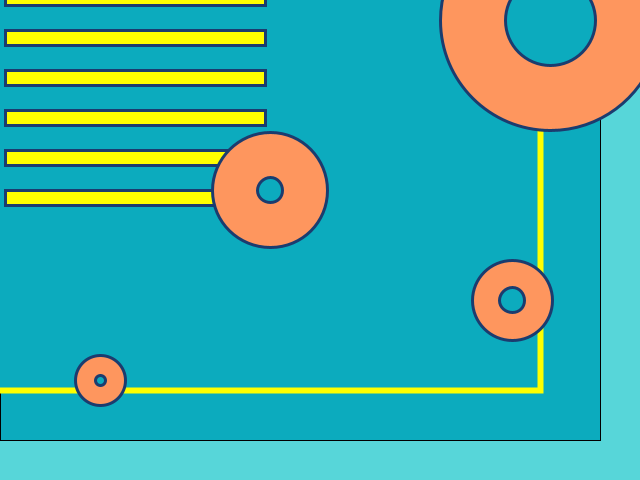
Frame 1 (no input)
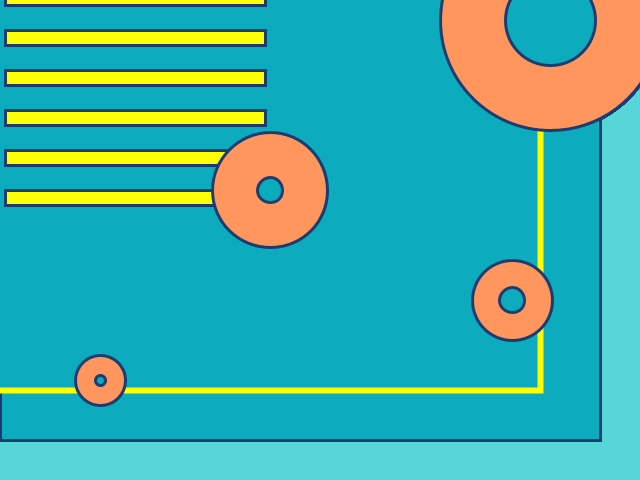
Frame 60 (the mouse pressed at the canvas centre just before this capture)
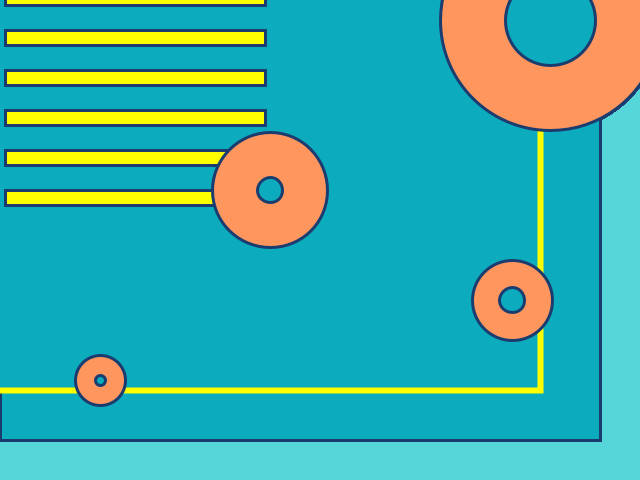
Frame 120 (the mouse held since frame 60 and released just before this capture)

The Processing sketch that drew these frames (run headless with seeded random() and noise(); from frame 60 on, the mouse is pressed at the canvas centre):

// Processing sketch: sketch_duethe
// ── sketch_duethe.pde
void setup() { //<>//
  
  background(87,214,217);
  size(640,480);
  
 }

void draw() {
  
  fill(258,55,87);
  float centreX=640/2 -100/2;
  float centreY=480/2-100/2;
  
   fill(12,171,190);
   rect(0,0,600,440);
   
   stroke(255, 255, 0);
   strokeWeight(6);
   rect(-10,-10,550,400);
 
  
   stroke(27, 60, 111);
   strokeWeight(3);
  fill(255,255,0);
  rect(5,centreY,300,15);
  
   fill(255,255,0);
  rect(5,centreY-40,300-20,15);
  
     fill(255,255,0);
  rect(5,centreY-80,300-40,15);
  
   fill(255,255,0);
  rect(5,centreY-120,300-40,15);
  
   fill(255,255,0);
  rect(5,centreY-160,300-40,15);
  
    fill(255,255,0);
  rect(5,centreY-200,300-40,15);
  
  fill(254,150,94);
  ellipse( centreX,centreY,115,115);
  
  fill(12,171,190);
  ellipse( centreX,centreY,25,25);
  
  fill(254,150,94);
  ellipse( 100,380,50,50);
  
  fill(12,171,190);
  ellipse( 100,380,10,10);
  
 
  fill(254,150,94);
  ellipse( 512,300,80,80);
  
  fill(12,171,190);
  ellipse( 512,300,25,25);
  
  
  fill(254,150,94);
  ellipse( 550,20,220,220);
  
  fill(12,171,190);
  ellipse( 550,20,90,90);
  
  
  
}
